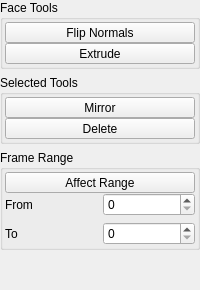
            <widget class="QWidget" name="tab_3">
             <attribute name="title">
              <string>M</string>
             </attribute>
             <layout class="QVBoxLayout" name="verticalLayout_14">
              <property name="spacing">
               <number>6</number>
              </property>
              <property name="leftMargin">
               <number>0</number>
              </property>
              <property name="topMargin">
               <number>0</number>
              </property>
              <property name="rightMargin">
               <number>0</number>
              </property>
              <property name="bottomMargin">
               <number>0</number>
              </property>
              <item>
               <widget class="QGroupBox" name="groupBox_5">
                <property name="title">
                 <string>Face Tools</string>
                </property>
                <layout class="QVBoxLayout" name="verticalLayout_12">
                 <property name="spacing">
                  <number>0</number>
                 </property>
                 <property name="leftMargin">
                  <number>2</number>
                 </property>
                 <property name="topMargin">
                  <number>2</number>
                 </property>
                 <property name="rightMargin">
                  <number>2</number>
                 </property>
                 <property name="bottomMargin">
                  <number>2</number>
                 </property>
                 <item>
                  <widget class="QToolButton" name="toolButton_23">
                   <property name="sizePolicy">
                    <sizepolicy hsizetype="Preferred" vsizetype="Fixed">
                     <horstretch>0</horstretch>
                     <verstretch>0</verstretch>
                    </sizepolicy>
                   </property>
                   <property name="text">
                    <string>Flip Normals</string>
                   </property>
                  </widget>
                 </item>
                 <item>
                  <widget class="QToolButton" name="toolButton_24">
                   <property name="sizePolicy">
                    <sizepolicy hsizetype="Preferred" vsizetype="Fixed">
                     <horstretch>0</horstretch>
                     <verstretch>0</verstretch>
                    </sizepolicy>
                   </property>
                   <property name="text">
                    <string>Extrude</string>
                   </property>
                  </widget>
                 </item>
                </layout>
               </widget>
              </item>
              <item>
               <widget class="QGroupBox" name="groupBox_6">
                <property name="title">
                 <string>Selected Tools</string>
                </property>
                <layout class="QVBoxLayout" name="verticalLayout_13">
                 <property name="spacing">
                  <number>0</number>
                 </property>
                 <property name="leftMargin">
                  <number>2</number>
                 </property>
                 <property name="topMargin">
                  <number>2</number>
                 </property>
                 <property name="rightMargin">
                  <number>2</number>
                 </property>
                 <property name="bottomMargin">
                  <number>2</number>
                 </property>
                 <item>
                  <widget class="QToolButton" name="toolButton_25">
                   <property name="sizePolicy">
                    <sizepolicy hsizetype="Preferred" vsizetype="Fixed">
                     <horstretch>0</horstretch>
                     <verstretch>0</verstretch>
                    </sizepolicy>
                   </property>
                   <property name="text">
                    <string>Mirror</string>
                   </property>
                  </widget>
                 </item>
                 <item>
                  <widget class="QToolButton" name="toolButton_26">
                   <property name="sizePolicy">
                    <sizepolicy hsizetype="Preferred" vsizetype="Fixed">
                     <horstretch>0</horstretch>
                     <verstretch>0</verstretch>
                    </sizepolicy>
                   </property>
                   <property name="text">
                    <string>Delete</string>
                   </property>
                  </widget>
                 </item>
                </layout>
               </widget>
              </item>
              <item>
               <widget class="QGroupBox" name="groupBox_7">
                <property name="title">
                 <string>Frame Range</string>
                </property>
                <layout class="QVBoxLayout" name="verticalLayout_11">
                 <property name="spacing">
                  <number>0</number>
                 </property>
                 <property name="leftMargin">
                  <number>2</number>
                 </property>
                 <property name="topMargin">
                  <number>2</number>
                 </property>
                 <property name="rightMargin">
                  <number>2</number>
                 </property>
                 <property name="bottomMargin">
                  <number>2</number>
                 </property>
                 <item>
                  <widget class="QToolButton" name="toolButton_22">
                   <property name="sizePolicy">
                    <sizepolicy hsizetype="Preferred" vsizetype="Fixed">
                     <horstretch>0</horstretch>
                     <verstretch>0</verstretch>
                    </sizepolicy>
                   </property>
                   <property name="text">
                    <string>Affect Range</string>
                   </property>
                   <property name="checkable">
                    <bool>true</bool>
                   </property>
                  </widget>
                 </item>
                 <item>
                  <widget class="QWidget" name="widget_12" native="true">
                   <layout class="QGridLayout" name="gridLayout_3">
                    <property name="leftMargin">
                     <number>0</number>
                    </property>
                    <property name="topMargin">
                     <number>0</number>
                    </property>
                    <property name="rightMargin">
                     <number>0</number>
                    </property>
                    <property name="bottomMargin">
                     <number>0</number>
                    </property>
                    <item row="1" column="0">
                     <widget class="QLabel" name="label_9">
                      <property name="text">
                       <string>To</string>
                      </property>
                     </widget>
                    </item>
                    <item row="1" column="1">
                     <widget class="QSpinBox" name="spinBox_6">
                      <property name="maximum">
                       <number>1000</number>
                      </property>
                      <property name="value">
                       <number>0</number>
                      </property>
                     </widget>
                    </item>
                    <item row="0" column="0">
                     <widget class="QLabel" name="label_8">
                      <property name="text">
                       <string>From</string>
                      </property>
                     </widget>
                    </item>
                    <item row="0" column="1">
                     <widget class="QSpinBox" name="spinBox_5">
                      <property name="maximum">
                       <number>1000</number>
                      </property>
                      <property name="value">
                       <number>0</number>
                      </property>
                     </widget>
                    </item>
                   </layout>
                  </widget>
                 </item>
                </layout>
               </widget>
              </item>
              <item>
               <spacer name="verticalSpacer_5">
                <property name="orientation">
                 <enum>Qt::Vertical</enum>
                </property>
                <property name="sizeHint" stdset="0">
                 <size>
                  <width>20</width>
                  <height>40</height>
                 </size>
                </property>
               </spacer>
              </item>
             </layout>
            </widget>
